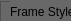
  <widget class="QFrame" name="frame_52">
   <property name="geometry">
    <rect>
     <x>21</x>
     <y>351</y>
     <width>71</width>
     <height>21</height>
    </rect>
   </property>
   <property name="minimumSize">
    <size>
     <width>71</width>
     <height>21</height>
    </size>
   </property>
   <property name="maximumSize">
    <size>
     <width>71</width>
     <height>21</height>
    </size>
   </property>
   <property name="styleSheet">
    <string notr="true">background-color: #686868;</string>
   </property>
   <property name="frameShape">
    <enum>QFrame::StyledPanel</enum>
   </property>
   <property name="frameShadow">
    <enum>QFrame::Raised</enum>
   </property>
   <widget class="QWidget" name="layoutWidget_6">
    <property name="geometry">
     <rect>
      <x>0</x>
      <y>0</y>
      <width>317</width>
      <height>23</height>
     </rect>
    </property>
    <layout class="QGridLayout" name="gridLayout_8">
     <item row="0" column="0">
      <widget class="QFrame" name="frame_53">
       <property name="minimumSize">
        <size>
         <width>71</width>
         <height>21</height>
        </size>
       </property>
       <property name="maximumSize">
        <size>
         <width>71</width>
         <height>21</height>
        </size>
       </property>
       <property name="styleSheet">
        <string notr="true">background-color: #686868;</string>
       </property>
       <property name="frameShape">
        <enum>QFrame::StyledPanel</enum>
       </property>
       <property name="frameShadow">
        <enum>QFrame::Raised</enum>
       </property>
       <widget class="QLabel" name="label_FrameStyle">
        <property name="geometry">
         <rect>
          <x>10</x>
          <y>0</y>
          <width>61</width>
          <height>21</height>
         </rect>
        </property>
        <property name="minimumSize">
         <size>
          <width>61</width>
          <height>21</height>
         </size>
        </property>
        <property name="maximumSize">
         <size>
          <width>61</width>
          <height>21</height>
         </size>
        </property>
        <property name="text">
         <string>Frame Style</string>
        </property>
       </widget>
      </widget>
     </item>
     <item row="0" column="1">
      <widget class="QLabel" name="label_82">
       <property name="minimumSize">
        <size>
         <width>61</width>
         <height>21</height>
        </size>
       </property>
       <property name="maximumSize">
        <size>
         <width>61</width>
         <height>21</height>
        </size>
       </property>
       <property name="text">
        <string>Frame Style</string>
       </property>
      </widget>
     </item>
     <item row="0" column="2">
      <widget class="QLineEdit" name="lineEdit_36">
       <property name="minimumSize">
        <size>
         <width>171</width>
         <height>21</height>
        </size>
       </property>
       <property name="maximumSize">
        <size>
         <width>171</width>
         <height>21</height>
        </size>
       </property>
       <property name="styleSheet">
        <string notr="true">border: 1px solid #686868;</string>
       </property>
      </widget>
     </item>
    </layout>
   </widget>
  </widget>
